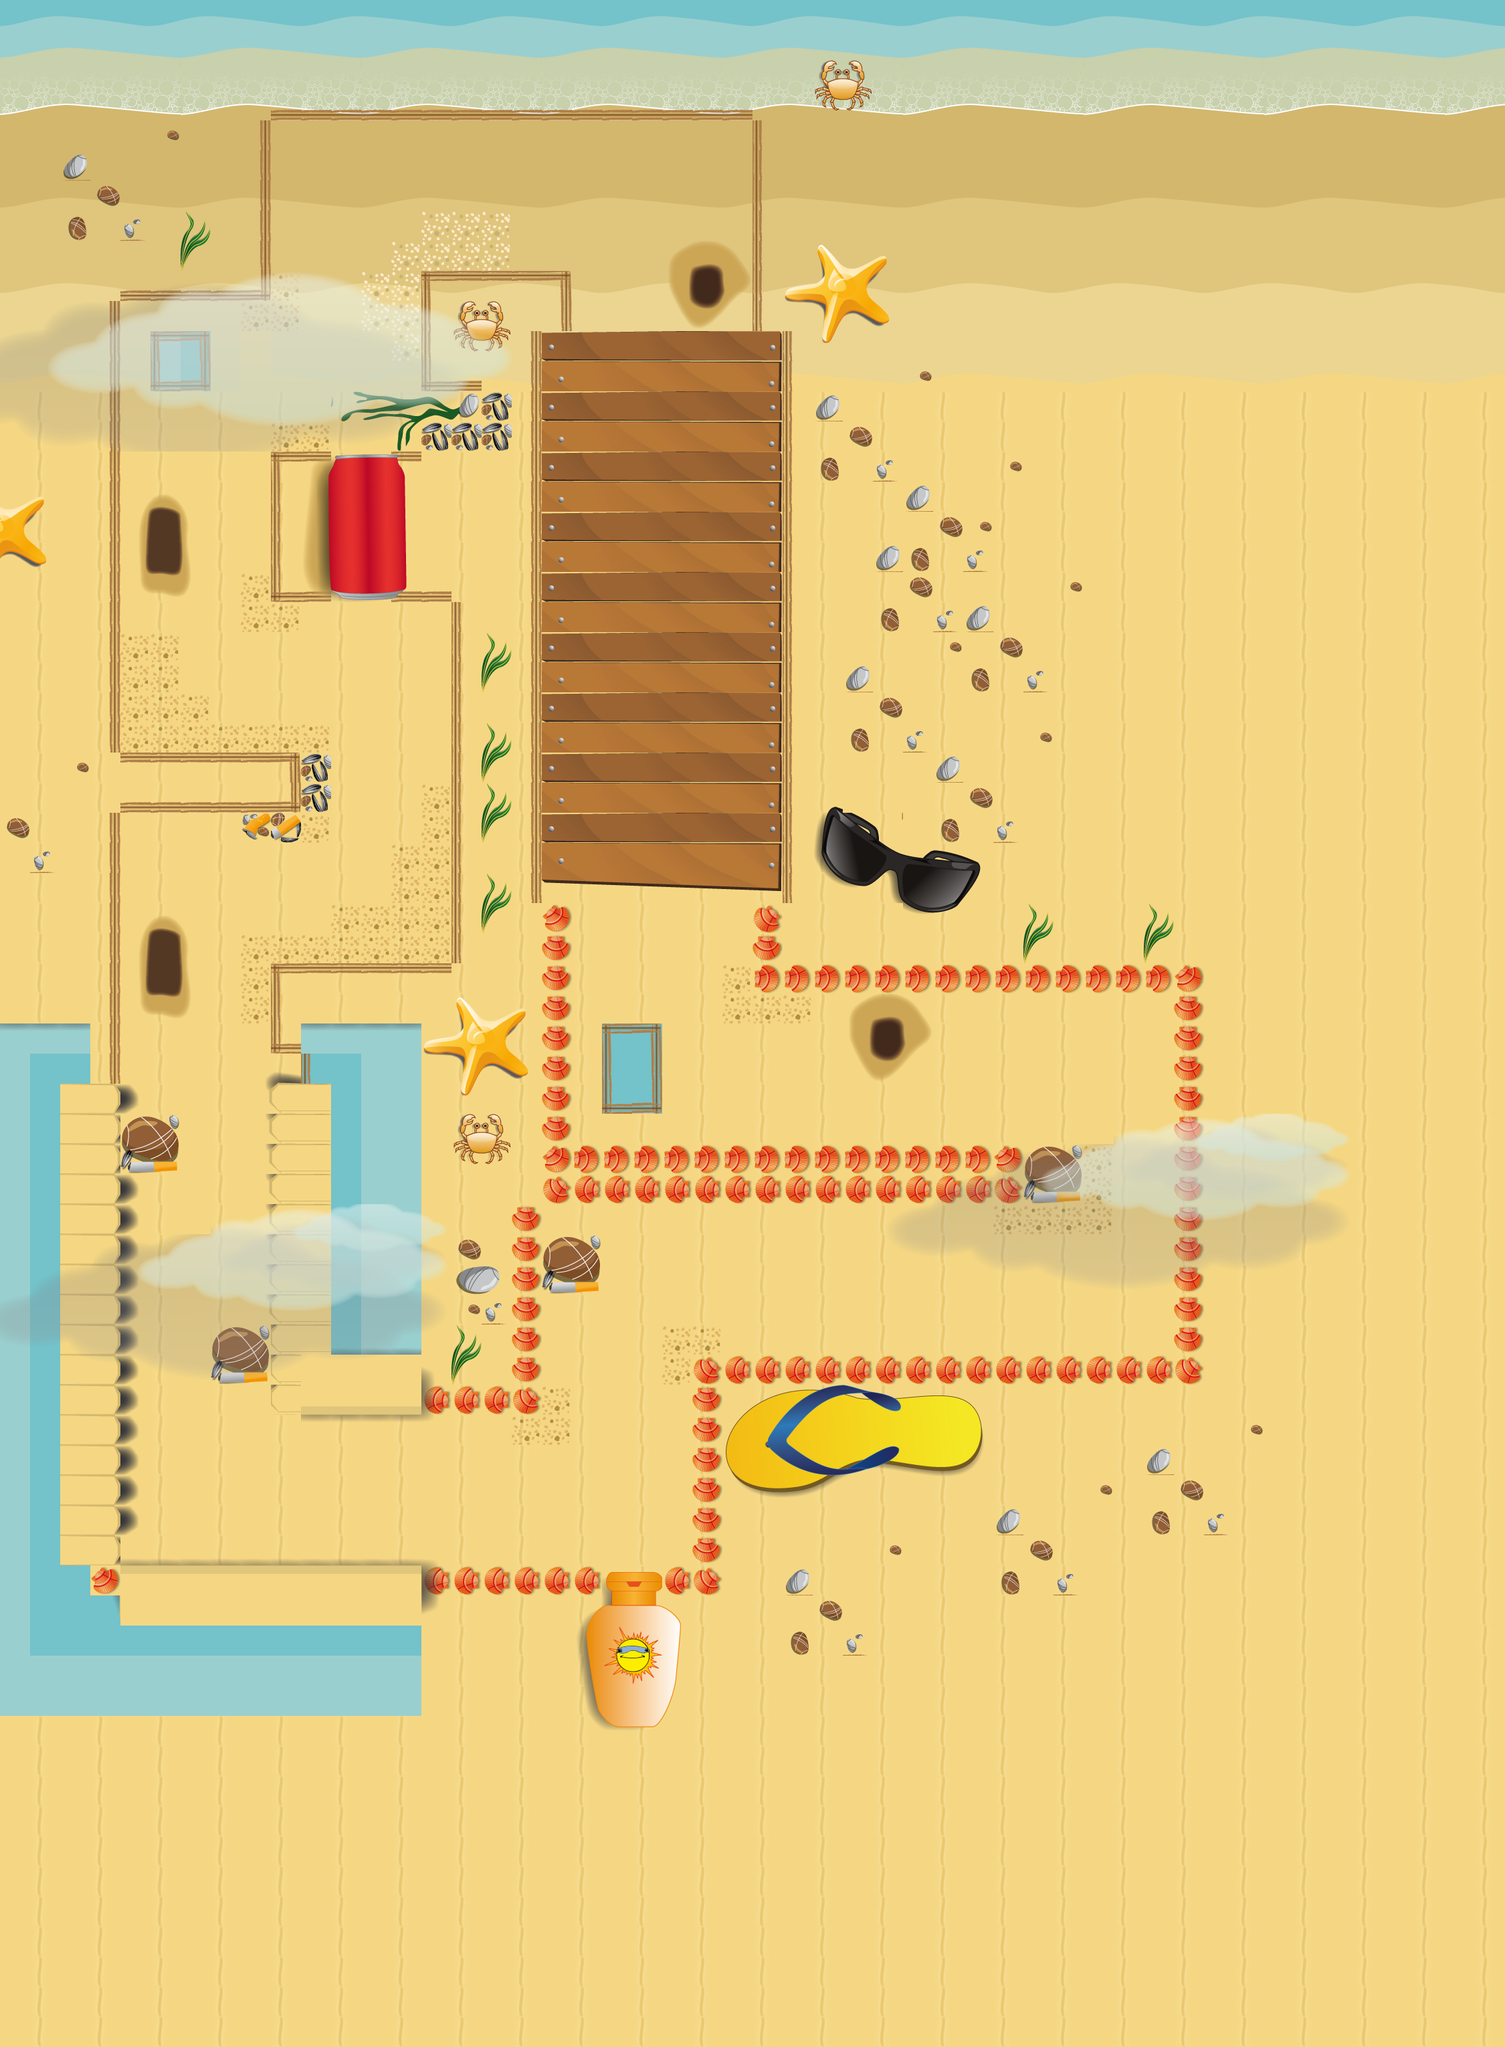

A 2D game scene composited from a Tiled map and its tileset images. What follows is a short description and the map's XML, with each tile layer's data collapsed to a summary:
An orthogonal 50x68 tile map with 45x45 px tiles, 4 tile layers (Capa 1, Capa 2, Capa 3, Capa 4) and 71 objects (30x Horizontal, 22x Vertical, 10x Item_box, 8x check, GoalH).

<map version="1.0" orientation="orthogonal" width="50" height="68" tilewidth="45" tileheight="45">
 <properties>
  <property name="ancho_meta" value="8" />
  <property name="ancho_pista" value="8" />
  <property name="collision_map" value="collisionmapbeach2.png" />
  <property name="grado_coche" value="90" />
  <property name="music" value="Up Down - The Wavers.ogg" />
  <property name="tileset_alto" value="34" />
  <property name="tileset_ancho" value="21" />
 </properties>
 <tileset firstgid="1" name="tilesetbeach2" tilewidth="45" tileheight="45">
  <image source="tilesetbeach2.png" width="945" height="1530" />
 </tileset>
 <layer name="Capa 1" width="50" height="68">
  <data>[3400 cells, 3399 non-empty, 47 distinct tile ids]</data>
 </layer>
 <layer name="Capa 2" width="50" height="68">
  <data>[3400 cells, 903 non-empty, 208 distinct tile ids]</data>
 </layer>
 <layer name="Capa 3" width="50" height="68">
  <data>[3400 cells, 269 non-empty, 190 distinct tile ids]</data>
 </layer>
 <layer name="Capa 4" width="50" height="68">
  <data>[3400 cells, 0 non-empty, 0 distinct tile ids]</data>
 </layer>
 <objectgroup name="objetos" width="50" height="68">
  <object name="1" type="check" x="1125" y="1575" width="45" height="45" />
  <object name="2" type="check" x="1440" y="1890" width="45" height="45" />
  <object name="3" type="check" x="945" y="2025" width="45" height="45" />
  <object name="4" type="check" x="405" y="1305" width="45" height="45" />
  <object name="5" type="check" x="270" y="810" width="45" height="45" />
  <object name="6" type="check" x="675" y="270" width="45" height="45" />
  <object name="7" type="check" x="945" y="450" width="45" height="45" />
  <object name="Item_box" type="Item_box" x="1215" y="1530" width="45" height="45" />
  <object name="Item_box" type="Item_box" x="1215" y="1620" width="45" height="45" />
  <object name="Item_box" type="Item_box" x="225" y="630" width="45" height="45" />
  <object name="Item_box" type="Item_box" x="315" y="630" width="45" height="45" />
  <object name="Item_box" type="Item_box" x="810" y="225" width="45" height="45" />
  <object name="Item_box" type="Item_box" x="810" y="315" width="45" height="45" />
  <object name="Item_box" type="Item_box" x="315" y="1800" width="45" height="45" />
  <object name="Item_box" type="Item_box" x="227" y="1800" width="45" height="45" />
  <object name="Item_box" type="Item_box" x="857" y="2025" width="45" height="45" />
  <object name="Item_box" type="Item_box" x="945" y="2025" width="45" height="45" />
  <object name="3" type="check" x="720" y="2205" width="45" height="45" />
 </objectgroup>
 <objectgroup name="checkpoints" width="50" height="68" visible="0">
  <object name="0" type="GoalH" x="810" y="945" width="45" height="45" />
  <object name="1" type="Horizontal" x="810" y="1035" width="45" height="45" />
  <object name="2" type="Horizontal" x="810" y="1125" width="45" height="45" />
  <object name="3" type="Horizontal" x="810" y="1215" width="45" height="45" />
  <object name="4" type="Horizontal" x="810" y="1305" width="45" height="45" />
  <object name="5" type="Horizontal" x="855" y="1395" width="45" height="45" />
  <object name="6" type="Horizontal" x="855" y="1485" width="45" height="45" />
  <object name="7" type="Vertical" x="1125" y="1485" width="45" height="45" />
  <object name="8" type="Vertical" x="1215" y="1485" width="45" height="45" />
  <object name="9" type="Vertical" x="1305" y="1485" width="45" height="45" />
  <object name="10" type="Vertical" x="1395" y="1485" width="45" height="45" />
  <object name="11" type="Vertical" x="1485" y="1485" width="45" height="45" />
  <object name="13" type="Horizontal" x="1530" y="1755" width="45" height="45" />
  <object name="12" type="Horizontal" x="1530" y="1710" width="45" height="45" />
  <object name="14" type="Vertical" x="1485" y="1800" width="45" height="45" />
  <object name="18" type="Vertical" x="1125" y="1800" width="45" height="45" />
  <object name="15" type="Vertical" x="1395" y="1800" width="45" height="45" />
  <object name="17" type="Vertical" x="1215" y="1800" width="45" height="45" />
  <object name="16" type="Vertical" x="1305" y="1800" width="45" height="45" />
  <object name="19" type="Vertical" x="1035" y="1800" width="45" height="45" />
  <object name="21" type="Horizontal" x="810" y="2070" width="45" height="45" />
  <object name="20" type="Horizontal" x="810" y="2025" width="45" height="45" />
  <object name="22" type="Vertical" x="765" y="2115" width="45" height="45" />
  <object name="23" type="Vertical" x="675" y="2115" width="45" height="45" />
  <object name="24" type="Vertical" x="585" y="2115" width="45" height="45" />
  <object name="25" type="Vertical" x="495" y="2115" width="45" height="45" />
  <object name="26" type="Vertical" x="405" y="2115" width="45" height="45" />
  <object name="27" type="Horizontal" x="180" y="2070" width="45" height="45" />
  <object name="29" type="Horizontal" x="180" y="1890" width="45" height="45" />
  <object name="28" type="Horizontal" x="180" y="1980" width="45" height="45" />
  <object name="30" type="Horizontal" x="180" y="1800" width="45" height="45" />
  <object name="33" type="Horizontal" x="180" y="1530" width="45" height="45" />
  <object name="31" type="Horizontal" x="180" y="1710" width="45" height="45" />
  <object name="32" type="Horizontal" x="180" y="1620" width="45" height="45" />
  <object name="34" type="Horizontal" x="180" y="1440" width="45" height="45" />
  <object name="35" type="Vertical" x="405" y="1215" width="45" height="45" />
  <object name="37" type="Horizontal" x="450" y="1125" width="45" height="45" />
  <object name="36" type="Horizontal" x="450" y="1170" width="45" height="45" />
  <object name="38" type="Vertical" x="405" y="900" width="45" height="45" />
  <object name="39" type="Horizontal" x="180" y="855" width="45" height="45" />
  <object name="41" type="Horizontal" x="180" y="675" width="45" height="45" />
  <object name="40" type="Horizontal" x="180" y="765" width="45" height="45" />
  <object name="42" type="Vertical" x="405" y="450" width="45" height="45" />
  <object name="43" type="Horizontal" x="405" y="405" width="45" height="45" />
  <object name="44" type="Vertical" x="630" y="180" width="45" height="45" />
  <object name="45" type="Vertical" x="720" y="180" width="45" height="45" />
  <object name="46" type="Vertical" x="810" y="180" width="45" height="45" />
  <object name="52" type="Horizontal" x="810" y="855" width="45" height="45" />
  <object name="50" type="Horizontal" x="810" y="675" width="45" height="45" />
  <object name="51" type="Horizontal" x="810" y="765" width="45" height="45" />
  <object name="49" type="Horizontal" x="810" y="585" width="45" height="45" />
  <object name="47" type="Horizontal" x="855" y="405" width="45" height="45" />
  <object name="48" type="Horizontal" x="810" y="495" width="45" height="45" />
 </objectgroup>
</map>
